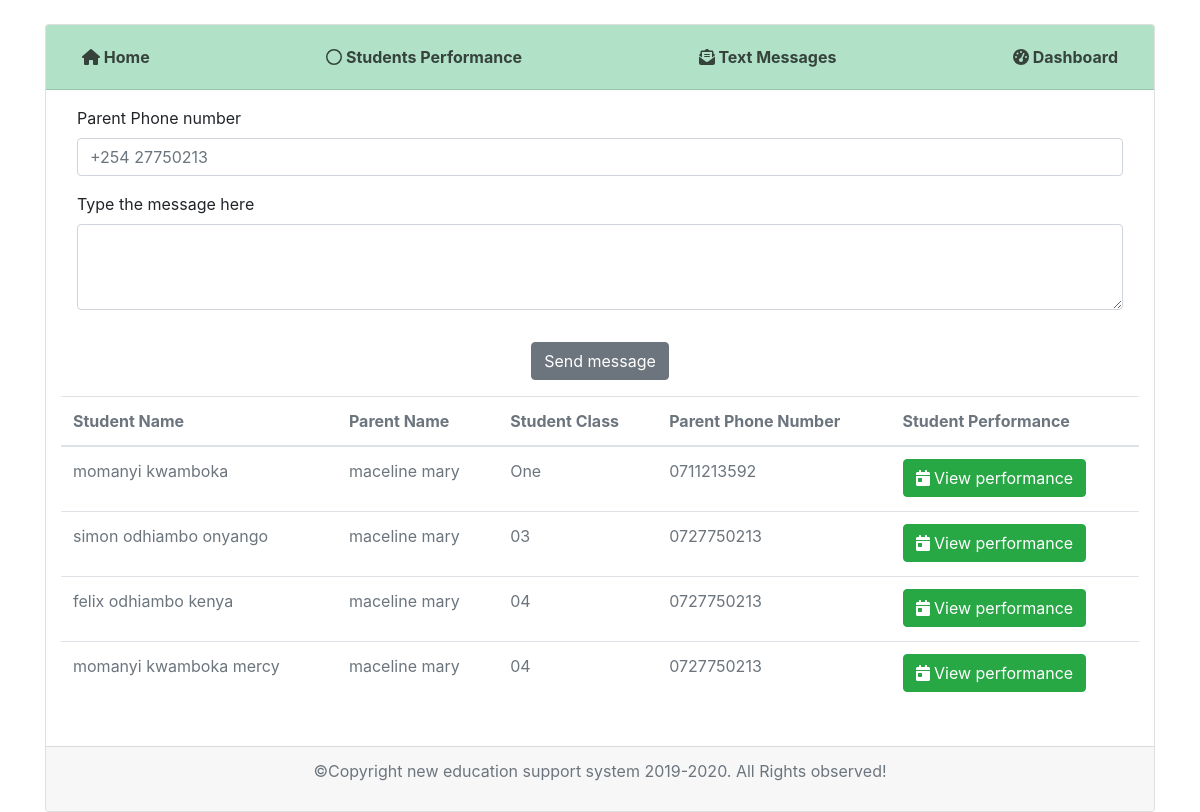
The app's page /home/send-messages with its own data.
### school/models.py (models this page shows, shortened)
class Pre_primary(models.Model):
    GENDER_CHOICES = (
        ('M', 'Male'),
        ('F', 'Female'),
    )
    PRE_PRIMARY_CLASS = (
        ('One', 'Pre_primary 2'),
        ('Two', 'Pre_primary 1'),
    )
    name_regex = RegexValidator(regex=r"^[a-zA-Z\s]+$", message="Only characters are allowed for Student name.")
    phone_number_regex = RegexValidator(regex=r'[07]\d{2}\d{3}\d{4}', message="Phone number must start with 0 if is valid try again!.")
    reg_regex = RegexValidator(regex=r'[P]\d{4}', message="Registration number should start with 'P' followed by 4 digits for pre primary otherwise invalid registration number.")
    student_name = models.CharField(validators=[name_regex], max_length=100)
    registration_number = models.CharField(validators=[reg_regex], max_length=50)
    student_class = models.CharField(max_length=10, choices=PRE_PRIMARY_CLASS)
    student_gender = models.CharField(max_length=1, choices=GENDER_CHOICES)
    parent_name = models.CharField(max_length=100, blank=True)
    phone_number = models.CharField(validators=[phone_number_regex], max_length=15, blank=True) # validators should be a list

class Lower_primary(models.Model):
    GENDER_CHOICES = (
        ('M', 'Male'),
        ('F', 'Female'),
    )
    LOWER_PRIMARY_CLASS = (
        ('Grade 3', 'Grade 3'),
        ('Grade 2', 'Grade 2'),
        ('Grade 1', 'Grade 1'),
    )
    name_regex = RegexValidator(regex=r"^[a-zA-Z\s]+$", message="Only characters are allowed for Student name.")
    phone_number_regex = RegexValidator(regex=r'[07]\d{2}\d{3}\d{4}', message="Phone number must start with 0 if is valid try again!.")
    reg_regex = RegexValidator(regex=r'[L]\d{4}', message="Registration number should start with 'L' followed by 4 digits for lower primary otherwise invalid registration number.")
    student_name = models.CharField(validators=[name_regex], max_length=100)
    registration_number = models.CharField(validators=[reg_regex ], max_length=50)
    student_class = models.CharField(max_length=10, choices=LOWER_PRIMARY_CLASS)
    student_gender = models.CharField(max_length=1, choices=GENDER_CHOICES)
    parent_name = models.CharField(max_length=100)
    phone_number = models.CharField(validators=[phone_number_regex], max_length=15) # validators should be a list

class Upper_primary(models.Model):
    GENDER_CHOICES = (
        ('M', 'Male'),
        ('F', 'Female'),
    )
    UPPER_PRIMARY_CLASS = (
        ('Grade 6', 'Grade 6'),
        ('Grade 5', 'Grade 5'),
        ('Grade 4', 'Grade 4'),
    )
    name_regex = RegexValidator(regex=r"^[a-zA-Z\s]+$", message="Only characters are allowed for Student name.")
    phone_number_regex = RegexValidator(regex=r'[07]\d{2}\d{3}\d{4}', message="Phone number must start with 0 if is valid try again!!.")
    reg_regex = RegexValidator(regex=r'[L]\d{4}', message="Registration number should start with 'U' followed by 4 digits for upper primary otherwise invalid registration number.")
    student_name = models.CharField(validators=[name_regex], max_length=100)
    registration_number = models.CharField(validators=[reg_regex], max_length=50)
    student_class = models.CharField(max_length=10, choices=UPPER_PRIMARY_CLASS)
    student_gender = models.CharField(max_length=1, null=True, choices=GENDER_CHOICES)
    parent_name = models.CharField(max_length=100)
    phone_number = models.CharField(validators=[phone_number_regex], max_length=10) # validators should be a list

### messaging/views.py (the view)
# urls.py: path('home/send-messages', views.message, name='send-message'),
def message(request):
    context = {
        "message": Pre_primary.objects.all(),
        "message_one": Lower_primary.objects.all(),
        "message_two": Upper_primary.objects.all()
    }
    context_one = {
    }
    return render(request, 'messaging/send_message.html', context)

### messaging/templates/messaging/send_message.html (shortened to what this page needs)
 {% extends 'school/base.html'%}
 {% load static %}
 {% block content %}
<div class="container pt-4">
	<div class="card">
		<div class="card-header">
		<div class="navbar">
            <div><a href="{% url 'home' %}" data-toggle="tooltip" title="home menu" class="card-link"><i class="fas fa-home"></i> Home</a></div>
			<div><a href="#" data-toggle="tooltip" title="view performance" class="card-link"><i class="far fa-circle"></i> Students Performance</a></div>
			<div><a href="{% url 'send-message' %}" data-toggle="tooltip" title="send messages to the parent" class="card-link"><i class="fas fa-envelope-open-text"></i>  Text Messages</a></div>
			<div><a href="{% url 'dashboard' %}" data-toggle="tooltip" title="teachers dashboard" class="card-link"><i class="fas fa-tachometer-alt"></i> Dashboard</a></div>
		</div>
		</div>
		<div class="container">
        <form class="m-3">
        <div class="form-group">
        <label for="exampleFormControlInput1">Parent Phone number</label>
        <input type="email" class="form-control" id="exampleFormControlInput1" placeholder="+254 27750213">
        </div>
        <div class="form-group">
			<label for="exampleFormControlTextarea1">Type the message here</label>
            <textarea class="form-control" id="exampleFormControlTextarea1" rows="3"></textarea>
        </div>
        </form>
			<div class="text-center">
				<button type="submit" class="btn btn-secondary my-3 text-center">Send message</button>
			</div>
		</div>
		<div class="container">
			<table class="table">
				<thead>
					<tr>
						<th class="text-secondary">Student Name</th>
						<th class="text-secondary">Parent Name</th>
						<th class="text-secondary">Student Class</th>
						<th class="text-secondary">Parent Phone Number</th>
						<th class="text-secondary">Student Performance</th>
   					 </tr>
 				 </thead>
				<tbody>
				{% for messages in message %}
				<tr>
					<td><p class="text-secondary">{{ messages.student_name }}</p></td>
					<td><p class="text-secondary">{{ messages.parent_name }}</p></td>
					<td><p class="text-secondary">{{ messages.student_class }}</p></td>
					<td><p class="text-secondary">{{ messages.phone_number }}</p></td>
					<td><a href="{% url 'pre-primary-performance-details' messages.id %}" data-toggle="tooltip" title="view student performance" class="card-link btn btn-success"><i class="fas fa-calendar-day"></i> View performance</a></td>
				</tr>
				{% endfor %}
					{% for messag in message_one %}
				<tr>
					<td><p class="text-secondary">{{ messag.student_name }}</p></td>
					<td><p class="text-secondary">{{ messag.parent_name }}</p></td>
					<td><p class="text-secondary">{{ messag.student_class }}</p></td>
					<td><p class="text-secondary">{{ messag.phone_number }}</p></td>
					<td><a href="{% url 'lower-primary-performance-details' messag.id %}" data-toggle="tooltip" title="view student performance" class="card-link btn btn-success"><i class="fas fa-calendar-day"></i> View performance</a></td>
				</tr>
					{% endfor %}
				{% for m in message_two %}
				<tr>
					<td><p class="text-secondary">{{ m.student_name }}</p></td>
					<td><p class="text-secondary">{{ m.parent_name }}</p></td>
					<td><p class="text-secondary">{{ m.student_class }}</p></td>
					<td><p class="text-secondary">{{ m.phone_number }}</p></td>
					<td><a href="{% url 'upper-primary-performance-details' m.id %}" data-toggle="tooltip" title="view student performance" class="card-link btn btn-success"><i class="fas fa-calendar-day"></i> View performance</a></td>
				</tr>
				{% endfor %}
				</tbody>
			</table>
		</div>
		<br>
		<div class="card-footer">
			<p class="text-center text-muted">&copy;Copyright new education support system 2019-2020. All Rights observed!</p>
		</div>
	</div>
</div>
{% endblock content%}

### school/templates/school/base.html (shortened to what this page needs)
{% load static %}
<!DOCTYPE html>
<html>
<head>
  <link rel="stylesheet" href= "{% static 'css/bootstrap.min.css' %}"/>
  <link rel="stylesheet" type="text/css" href="{% static 'css/datatables.css' %}">
  <link rel="stylesheet" href= "{% static 'css/animate.css' %}"/>
  <link rel="stylesheet" type="text/css" href="{% static 'css/main.css' %}">
  </head>
<body>
 {% block content %}{% endblock content%}
</body>
</body>
</html>

### school/static/css/main.css (style rules this page uses)
html { overflow-y: scroll; }
body { margin: 0; padding: 0; }
.card-header { background-color: rgba(60, 179, 113, 0.4); }
.navbar a { color: rgba(0, 0, 0, 0.7); font-weight: bold; }

### records on screen
Pre_primary: student_name "momanyi kwamboka", parent_name "maceline mary", student_class "One", phone_number "0711213592"
Lower_primary: student_name "simon odhiambo onyango", parent_name "maceline mary", student_class "03", phone_number "0727750213"
Upper_primary: student_name "felix odhiambo kenya", parent_name "maceline mary", student_class "04", phone_number "0727750213"
Upper_primary: student_name "momanyi kwamboka mercy", parent_name "maceline mary", student_class "04", phone_number "0727750213"
